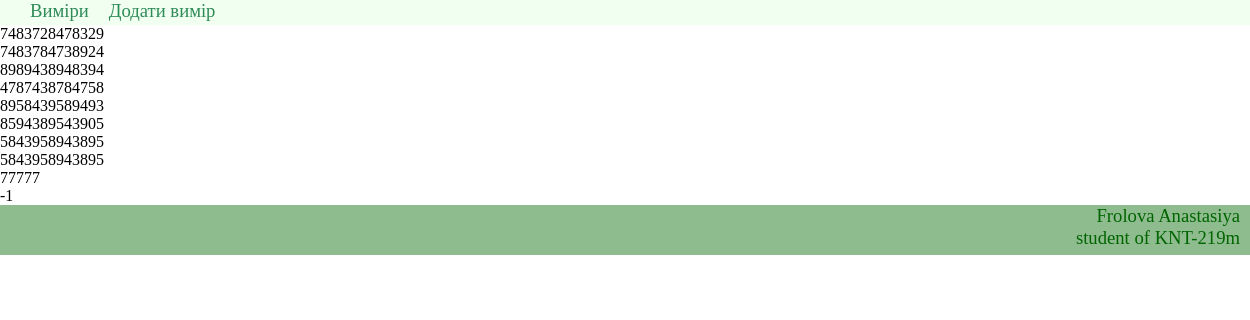
The page / on the database its author committed.
### djangoapp/models.py (models this page shows, shortened)
class Measurement(models.Model):
    value = models.CharField(max_length=50)
    description = models.CharField( max_length=250, blank=True, null=True)

### djangoapp/views.py (the view)
# urls.py: url(r'^$', MeasurementList.as_view(), name='measurement_list'),
class MeasurementList(generic.ListView):
    model = Measurement
    context_object_name = 'measurements'
    template_name = 'measurement_list.html'
    def get(self, request, *args, **kwargs):
        try:
            file_path = os.path.join(settings.BASE_DIR, 'test_data.txt')
            measurement_file = open(file_path, 'r')
            for value in measurement_file:
                Measurement.objects.get_or_create(value=value)
        except IOError:
            pass
        return super(MeasurementList, self).get(request, *args, **kwargs)

### templates/measurement_list.html (shortened to what this page needs)
<!DOCTYPE html>
{% load staticfiles %}
<html lang="en">
<head>
    <link  href = "{% static '/css/style.css' %}" rel="stylesheet"/>
</head>
<body>
    <div class="header">
      <a href="{% url 'measurement_list' %}">Виміри</a>
      <a href="{% url 'create_measurement' %}">Додати вимір</a>
    </div>
    <div class="body_m">
        {% for measurement in measurements %}
             <p>{{ measurement.value }}</p>
         {% endfor %}
    </div>
        <div class="footer">
	<p> Frolova Anastasiya</p>
	<p> student of KNT-219m </p>
    	</div>
</body>
</html>

### static/css/style.css (style rules this page uses)
* { margin: 0; padding: 0; }
html { margin: 0 0px; width: 100%; text-align: left; vertical-align: middle; }
body { width: 100%; display: inline-block; }
.header { width: 100%; height: 25px; padding: 0 20px; display: inline-flex; color: #fff; background-color: #f0fff0; }
.header a { text-decoration: none; padding: 0 10px; display: flex; align-items: right; color: #2e8b57; font-size: 14pt; }
.footer { width: 100%; height: 50px; padding: 0 0px; display: block; text-align: right; color: #fff; background-color: #8fbc8f; }

### rows shown on the page
Measurement: value "7483728478329"
Measurement: value "7483784738924"
Measurement: value "8989438948394"
Measurement: value "4787438784758"
Measurement: value "8958439589493"
Measurement: value "8594389543905"
Measurement: value "5843958943895"
Measurement: value "5843958943895"
Measurement: value "77777"
Measurement: value "-1"
